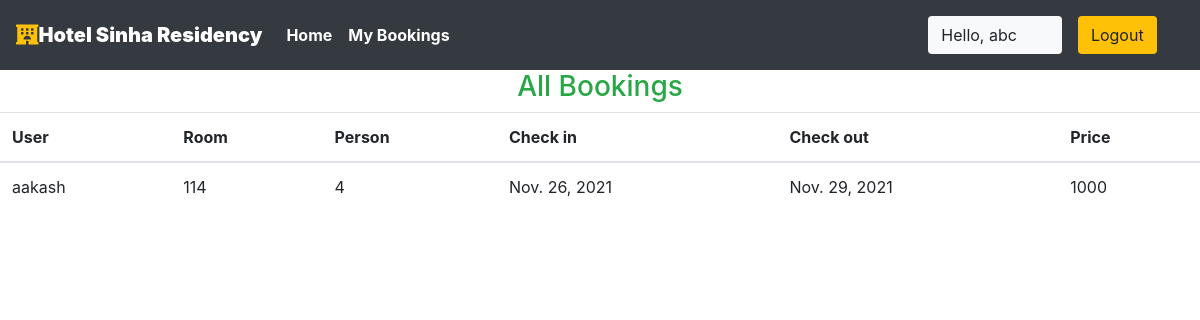
/staff/allbookings (signed in), run on the app's committed database.
### sinha/models.py (models this page shows, shortened)
class Reservation(models.Model):
    check_in = models.DateField(auto_now =False)
    check_out = models.DateField()
    room = models.ForeignKey(Rooms, on_delete = models.CASCADE)
    guest = models.ForeignKey(User, on_delete= models.CASCADE)
    booking_id = models.CharField(max_length=100,default="null")

class Rooms(models.Model):
    ROOM_STATUS = (
    ("1", "available"),
    ("2", "not available"),
    )
    ROOM_TYPE = (
    ("1", "premium"),
    ("2", "deluxe"),
    ("3","basic"),
    )
    room_type = models.CharField(max_length=50,choices = ROOM_TYPE)
    capacity = models.IntegerField()
    price = models.IntegerField()
    size = models.IntegerField()
    hotel = models.ForeignKey(Hotels, on_delete = models.CASCADE)
    status = models.CharField(choices =ROOM_STATUS,max_length = 15)
    roomnumber = models.IntegerField()

### sinha/views.py (the view)
# urls.py: path('staff/allbookings', views.all_bookings,name="allbookigs"),
@login_required(login_url='/staff')
def all_bookings(request):
    bookings = Reservation.objects.all()
    if not bookings:
        messages.warning(request,"No Bookings Found")
    return HttpResponse(render(request,'staff/allbookings.html',{'bookings':bookings}))

### templates/staff/allbookings.html (shortened to what this page needs)
{% extends 'basic.html' %}
{% block body %}
<div class="container">
<h3 class="text-center  text-success">All Bookings </h3>
</div>
<div class="table-responsive">
<table class="table">
    <thead>
        <th>User</th>
        <th>Room</th>
        <th>Person</th>
        <th>Check in</th>
        <th>Check out</th>
        <th>Price</th>
    </thead>
    {% for each_booking in bookings %}
    <tr>
        <td>{{each_booking.guest.username}}</td>
        <td>{{each_booking.room.roomnumber}}</td>
        <td>{{each_booking.room.capacity}}</td>
        <td>{{each_booking.check_in}}</td>
        <td>{{each_booking.check_out}}</td>
        <td>{{each_booking.room.price}}</td>
    </tr>
    {% endfor %}
</table>
</div>
{% endblock body %}

### templates/basic.html (shortened to what this page needs)
{% load static %}
<!DOCTYPE html>
<!DOCTYPE html>
<html lang="en">
<head>
    <link rel="stylesheet" href="https://use.fontawesome.com/releases/v5.7.0/css/all.css">
    <link rel="stylesheet" href="{% static 'bootstrap\bootstrap.css' %}">
    <link rel="stylesheet" href="https://maxcdn.bootstrapcdn.com/bootstrap/4.5.0/css/bootstrap.min.css" >
</head>
<body style="dbackground-image: url('https://source.unsplash.com/random');height: 100%;">
    <div class="container-fluid px-0">
        <nav class="navbar navbar-expand-lg navbar-dark bg-dark font-weight-bold">
            <a class="navbar-brand text-bold bg-black " href="/"><i class="fas fa-hotel text-warning"></i><b>Hotel Sinha Residency</b></a>
            <div class="collapse navbar-collapse " id="navbarSupportedContent">
                <ul class="navbar-nav mr-auto ">
                    <li class="nav-item active">
                        <a class="nav-link" href="/home"> Home</a>
                    </li>
                    {% if user.is_staff %}
                    <li class="nav-item active">
                        <a class="nav-link" href="/staff/panel">Dashboard </a>
                    </li>
                    {% elif user.is_staff == False and user.is_authenticated %}
                    <li class="nav-item active">
                            <a class="nav-link" href="/user/bookings">My Bookings </a>
                        </li>
                    {% endif %}
                </ul>
                {% if user.is_authenticated %}
                      <button class="btn btn-group bg-light" data-toggle="modal" data-target="#forlogin">
                       Hello, {{request.user}}
                       <a href="/logout" class="nav-link">
                    <button class="btn btn-group bg-warning" data-toggle="modal" data-target="#forlogin">
                        Logout
                    </button></a>&nbsp; &nbsp;
                    </button>
                {% endif %}
            </div>
        </nav>
    </div>
    {% block body %}
    {% endblock body %}
</body>
</html>

### templates/basic.html (style rules this page uses)
a { text-decoration: none; }

### data on the page
Reservation: guest.username "aakash", room.roomnumber "114", room.capacity "4", check_in "Nov. 26, 2021", check_out "Nov. 29, 2021", room.price "1000"

### other printed values
{{ request.user }} "abc"
